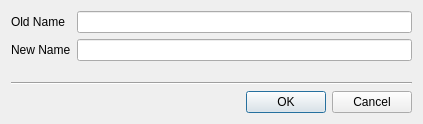
<?xml version="1.0" encoding="UTF-8"?>
<ui version="4.0">
 <class>RenameDlg</class>
 <widget class="QDialog" name="RenameDlg">
  <property name="geometry">
   <rect>
    <x>0</x>
    <y>0</y>
    <width>423</width>
    <height>124</height>
   </rect>
  </property>
  <property name="windowTitle">
   <string>Rename</string>
  </property>
  <layout class="QVBoxLayout" name="verticalLayout">
   <item>
    <layout class="QGridLayout" name="gridLayout">
     <item row="0" column="0">
      <widget class="QLabel" name="label">
       <property name="text">
        <string>Old Name</string>
       </property>
      </widget>
     </item>
     <item row="0" column="1">
      <widget class="QLineEdit" name="m_old">
       <property name="readOnly">
        <bool>true</bool>
       </property>
      </widget>
     </item>
     <item row="1" column="0">
      <widget class="QLabel" name="label_2">
       <property name="text">
        <string>New Name</string>
       </property>
      </widget>
     </item>
     <item row="1" column="1">
      <widget class="QLineEdit" name="m_new"/>
     </item>
    </layout>
   </item>
   <item>
    <spacer name="verticalSpacer">
     <property name="orientation">
      <enum>Qt::Vertical</enum>
     </property>
     <property name="sizeHint" stdset="0">
      <size>
       <width>20</width>
       <height>6</height>
      </size>
     </property>
    </spacer>
   </item>
   <item>
    <widget class="Line" name="line">
     <property name="orientation">
      <enum>Qt::Horizontal</enum>
     </property>
    </widget>
   </item>
   <item>
    <widget class="QDialogButtonBox" name="m_btns">
     <property name="standardButtons">
      <set>QDialogButtonBox::Cancel|QDialogButtonBox::Ok</set>
     </property>
    </widget>
   </item>
  </layout>
 </widget>
 <resources/>
 <connections>
  <connection>
   <sender>m_btns</sender>
   <signal>accepted()</signal>
   <receiver>RenameDlg</receiver>
   <slot>accept()</slot>
   <hints>
    <hint type="sourcelabel">
     <x>211</x>
     <y>102</y>
    </hint>
    <hint type="destinationlabel">
     <x>211</x>
     <y>61</y>
    </hint>
   </hints>
  </connection>
  <connection>
   <sender>m_btns</sender>
   <signal>rejected()</signal>
   <receiver>RenameDlg</receiver>
   <slot>reject()</slot>
   <hints>
    <hint type="sourcelabel">
     <x>211</x>
     <y>102</y>
    </hint>
    <hint type="destinationlabel">
     <x>211</x>
     <y>61</y>
    </hint>
   </hints>
  </connection>
 </connections>
</ui>
